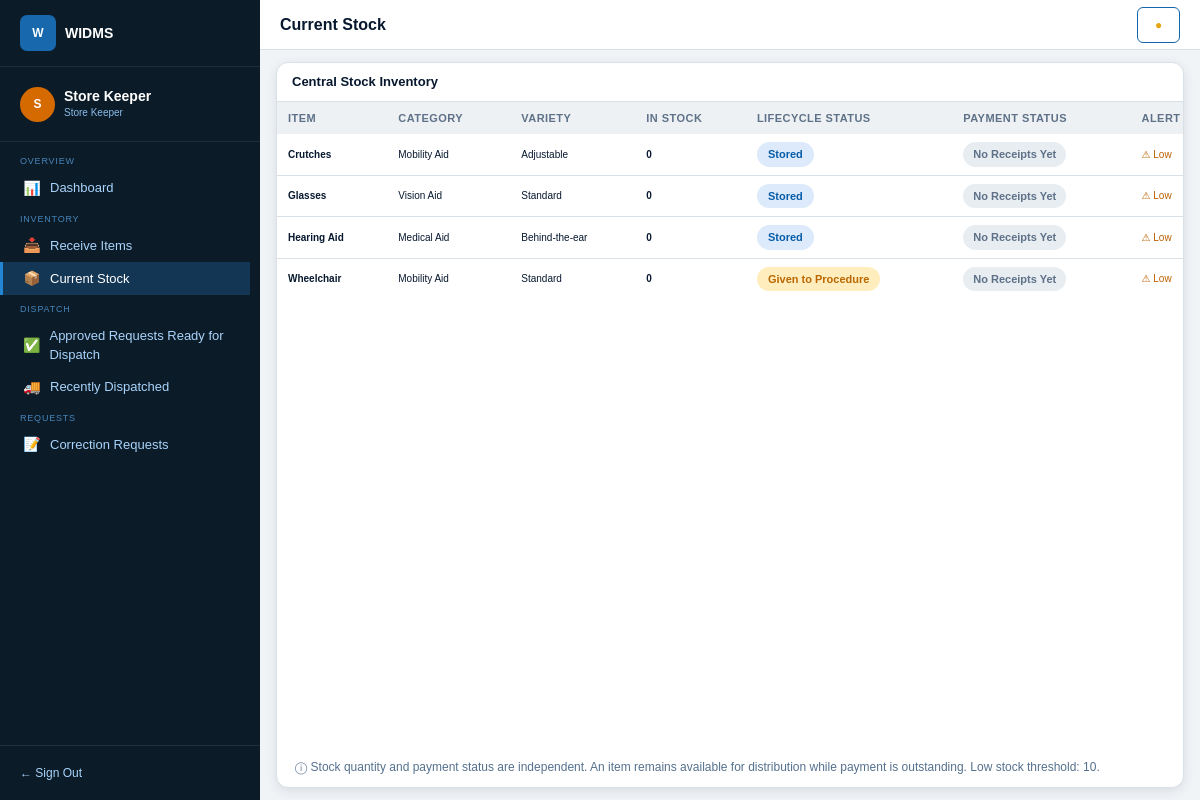
The app's page /dashboard.php?page=current-stock (signed in) with its own data.
### tables this page shows
CREATE TABLE IF NOT EXISTS inventory_items (
    id INT UNSIGNED AUTO_INCREMENT PRIMARY KEY,
    item_name VARCHAR(100) NOT NULL,
    category VARCHAR(100) NOT NULL DEFAULT 'General Aid',
    variety VARCHAR(100) NOT NULL DEFAULT '',
    lifecycle_status ENUM('stored', 'given-to-procedure') NOT NULL DEFAULT 'stored',
    quantity INT UNSIGNED NOT NULL DEFAULT 0,
    updated_at TIMESTAMP NOT NULL DEFAULT CURRENT_TIMESTAMP ON UPDATE CURRENT_TIMESTAMP,
    UNIQUE KEY uq_inventory_item_variety (item_name, variety)
);

CREATE TABLE IF NOT EXISTS system_settings (
    id INT UNSIGNED AUTO_INCREMENT PRIMARY KEY,
    setting_key VARCHAR(100) NOT NULL UNIQUE,
    setting_value VARCHAR(255) NOT NULL,
    setting_type ENUM('integer', 'boolean', 'string') NOT NULL,
    setting_group ENUM('general', 'notification') NOT NULL,
    description VARCHAR(255) NOT NULL,
    updated_by INT UNSIGNED NULL,
    created_at TIMESTAMP NOT NULL DEFAULT CURRENT_TIMESTAMP,
    updated_at TIMESTAMP NOT NULL DEFAULT CURRENT_TIMESTAMP ON UPDATE CURRENT_TIMESTAMP,
    CONSTRAINT fk_settings_updated_by FOREIGN KEY (updated_by) REFERENCES users(id) ON DELETE SET NULL,
    INDEX idx_settings_group (setting_group)
);

### public/dashboard.php (called while the page is built, shortened)
<?php
$adminPages = [
    'dashboard' => __DIR__ . '/../modules/admin/dashboard.php',
    'pending-approvals' => __DIR__ . '/../modules/admin/pending-approvals.php',
    'users' => __DIR__ . '/../modules/admin/users.php',
    'system-config' => __DIR__ . '/../modules/admin/system-config.php',
    'correction-requests' => __DIR__ . '/../modules/admin/correction-requests.php',
];
$socialOfficerPages = [
    'dashboard' => __DIR__ . '/../modules/social-service-officer/dashboard.php',
    'aid-requests' => __DIR__ . '/../modules/social-service-officer/aid-requests.php',
];
$requestedPage = (string) ($_GET['page'] ?? 'dashboard');
$storeKeeperPages = [
    'dashboard' => __DIR__ . '/../modules/store-keeper/dashboard.php',
    'receive-items' => __DIR__ . '/../modules/store-keeper/receive-items.php',
    'current-stock' => __DIR__ . '/../modules/store-keeper/current-stock.php',
    'correction-requests' => __DIR__ . '/../modules/store-keeper/correction-requests.php',
    'approved-dispatches' => __DIR__ . '/../modules/store-keeper/approved-dispatches.php',
    'recent-dispatches' => __DIR__ . '/../modules/store-keeper/recent-dispatches.php',
];
$dashboards = [
    'admin' => $adminPages[$requestedPage] ?? $adminPages['dashboard'],
    'subject-officer' => __DIR__ . '/../modules/subject-officer/dashboard.php',
    'store-keeper' => $storeKeeperPages[$requestedPage] ?? $storeKeeperPages['dashboard'],
    'social-service-officer' => $socialOfficerPages[$requestedPage] ?? $socialOfficerPages['dashboard'],
];
$dashboard = $dashboards[$_SESSION['role']] ?? null;
require $dashboard;

### config/database.php (called while the page is built, shortened)
<?php
function database(): PDO
{
    static $connection = null;
    if ($connection instanceof PDO) {
        return $connection;
    }
    $dsn = sprintf(
        'mysql:host=%s;port=%s;dbname=%s;charset=utf8mb4',
        DB_HOST,
        DB_PORT,
        DB_NAME
    );
    $connection = new PDO($dsn, DB_USER, DB_PASS, [
        PDO::ATTR_ERRMODE => PDO::ERRMODE_EXCEPTION,
        PDO::ATTR_DEFAULT_FETCH_MODE => PDO::FETCH_ASSOC,
        PDO::ATTR_EMULATE_PREPARES => false,
    ]);
    return $connection;
}

### modules/store-keeper/current-stock.php (the view, shortened to what this page needs)
<?php
require_once __DIR__ . '/../../config/database.php';
$stockItems = [];
$lowStockThreshold = 10;
try {
    $thresholdStatement = database()->prepare("SELECT setting_value FROM system_settings WHERE setting_key = 'low_stock_threshold' LIMIT 1");
    $thresholdStatement->execute();
    $configuredThreshold = $thresholdStatement->fetchColumn();
    if ($configuredThreshold !== false) {
        $lowStockThreshold = max(0, (int) $configuredThreshold);
    }
    $stockItems = database()->query(
        "SELECT i.id, i.item_name, i.category, i.variety, i.quantity, i.lifecycle_status,
                COUNT(r.id) AS receipt_count,
                COALESCE(SUM(r.paid_amount), 0) AS total_paid,
                COALESCE(SUM(r.balance_amount), 0) AS total_balance
         FROM inventory_items i
         LEFT JOIN stock_receipts r ON r.item_id = i.id
         GROUP BY i.id, i.item_name, i.category, i.variety, i.quantity, i.lifecycle_status
         ORDER BY i.item_name, i.variety"
    )->fetchAll();
} catch (PDOException $exception) {
    error_log($exception->getMessage());
    $loadError = 'Unable to load current stock. Import database/migration_current_stock.sql first.';
}
function inventoryPaymentStatus(array $item): string
{
    if ((int) $item['receipt_count'] === 0) return 'no-receipts';
    return 'partially-paid';
}
$paymentLabels = [
    'fully-paid' => 'Fully Paid',
    'partially-paid' => 'Partially Paid',
    'unpaid' => 'Outstanding — Not Yet Paid',
    'no-receipts' => 'No Receipts Yet',
];
$lifecycleLabels = ['stored' => 'Stored', 'given-to-procedure' => 'Given to Procedure'];
?>
<!doctype html>
<html lang="en">
<head>
    <link href="https://cdn.jsdelivr.net/npm/bootstrap@5.3.3/dist/css/bootstrap.min.css" rel="stylesheet">
    <link href="assets/css/admin-dashboard.css" rel="stylesheet">
</head>
<body class="store-page store-stock-page">
<?php require __DIR__ . '/../../includes/store-keeper-sidebar.php'; ?>
<div class="admin-shell">
    <header class="topbar"><div class="d-flex align-items-center gap-3"><h1>Current Stock</h1></div><div class="topbar-actions"><button class="notification-button" type="button" aria-label="Notifications">●</button></div></header>
    <main class="dashboard-content current-stock-page">
        <section class="current-stock-card">
            <div class="current-stock-header"><h2>Central Stock Inventory</h2></div>
            <div class="current-stock-table-wrap"><table class="current-stock-table">
                <thead><tr><th>Item</th><th>Category</th><th>Variety</th><th>In Stock</th><th>Lifecycle Status</th><th>Payment Status</th><th>Alert</th></tr></thead>
                <tbody>
                <?php if ($stockItems === []): ?><tr><td colspan="7" class="empty-table">No inventory items found.</td></tr>
                <?php else: foreach ($stockItems as $item): $paymentStatus = inventoryPaymentStatus($item); $isLow = (int) $item['quantity'] <= $lowStockThreshold; ?>
                    <tr>
                        <td><strong><?= htmlspecialchars($item['item_name'], ENT_QUOTES, 'UTF-8') ?></strong></td>
                        <td><?= htmlspecialchars($item['category'], ENT_QUOTES, 'UTF-8') ?></td>
                        <td><?= htmlspecialchars($item['variety'] ?: 'Standard', ENT_QUOTES, 'UTF-8') ?></td>
                        <td><strong><?= (int) $item['quantity'] ?></strong></td>
                        <td><span class="lifecycle-badge <?= htmlspecialchars($item['lifecycle_status'], ENT_QUOTES, 'UTF-8') ?>"><?= htmlspecialchars($lifecycleLabels[$item['lifecycle_status']] ?? ucfirst($item['lifecycle_status']), ENT_QUOTES, 'UTF-8') ?></span></td>
                        <td><span class="payment-badge <?= $paymentStatus ?>"><?= htmlspecialchars($paymentLabels[$paymentStatus], ENT_QUOTES, 'UTF-8') ?></span></td>
                        <td><?= $isLow ? '<span class="low-alert">⚠ Low</span>' : '—' ?></td>
                    </tr>
                <?php endforeach; endif; ?>
                </tbody>
            </table></div>
            <p class="stock-table-note">ⓘ Stock quantity and payment status are independent. An item remains available for distribution while payment is outstanding. Low stock threshold: <?= $lowStockThreshold ?>.</p>
        </section>
    </main>
</div>
</body></html>

### public/assets/css/admin-dashboard.css (style rules this page uses)
:root { --sidebar: #0c1b28; --sidebar-active: #143655; --blue: #1466ad; --page: #f1f4f7; --border: #d9e0e6; --ink: #07182f; --muted: #62768e; }
* { box-sizing: border-box; }
body { margin: 0; color: var(--ink); background: var(--page); font-family: Arial, Helvetica, sans-serif; font-size: 13px; overflow: hidden; }
.admin-shell { height: 100vh; margin-left: 260px; overflow: hidden; }
.topbar { position: sticky; top: 0; z-index: 900; display: flex; height: 58px; padding: 0 28px; align-items: center; justify-content: space-between; background: #fff; border-bottom: 1px solid var(--border); }
.topbar h1 { margin: 0; font-size: 19px; font-weight: 700; }
.topbar-actions { display: flex; align-items: center; gap: 8px; }
.notification-button { position: relative; width: 43px; height: 36px; color: #e6a512; background: white; border: 1px solid var(--blue); border-radius: 6px; }
.dashboard-content { height: calc(100vh - 58px); padding: 24px 26px; overflow-y: auto; }
.payment-badge { display: inline-block; padding: 4px 10px; border-radius: 14px; white-space: nowrap; font-size: 11px; font-weight: 700; }
.stock-table-note { margin: 0; padding: 11px 18px; color: #55718e; font-size: 12px; }
.current-stock-page { padding-top: 25px; }
.current-stock-card { overflow: hidden; background: #fff; border: 1px solid var(--border); border-radius: 12px; box-shadow: 0 3px 12px rgba(13, 32, 50, .1); }
.current-stock-header { padding: 20px; border-bottom: 1px solid var(--border); }
.current-stock-header h2 { margin: 0; font-size: 16px; font-weight: 700; }
.current-stock-table-wrap { overflow-x: auto; }
.current-stock-table { width: 100%; min-width: 940px; border-collapse: collapse; font-size: 14px; }
.current-stock-table th { padding: 13px 16px; color: #5e7188; background: #eef1f4; font-size: 11px; letter-spacing: .45px; text-align: left; text-transform: uppercase; }
.current-stock-table td { padding: 13px 16px; border-bottom: 1px solid var(--border); }
.current-stock-table tbody tr:last-child td { border-bottom: 0; }
.lifecycle-badge { display: inline-block; padding: 4px 11px; border-radius: 14px; font-size: 11px; font-weight: 700; }
.lifecycle-badge.stored { color: #075ca8; background: #dceafb; }
.lifecycle-badge.given-to-procedure { color: #b96700; background: #ffedbd; }
.payment-badge.no-receipts { color: #5e7188; background: #e8edf2; }
.low-alert { color: #bc5f00; white-space: nowrap; }
@media (min-width: 1200px) { .store-page { font-size: 12px; } }
@media (min-width: 1200px) { .store-page .topbar { height: 50px; padding: 0 20px; } }
@media (min-width: 1200px) { .store-page .topbar h1 { font-size: 16px; } }
@media (min-width: 1200px) { .store-page .dashboard-content { height: calc(100vh - 50px); padding: 12px 16px; overflow: hidden; } }
@media (min-width: 1200px) { .store-stock-page .current-stock-page, .store-dispatch-page .dispatch-page { display: flex; } }
@media (min-width: 1200px) { .store-stock-page .current-stock-card, .store-dispatch-page .dispatch-card { display: flex; width: 100%; min-height: 0; flex-direction: column; } }
@media (min-width: 1200px) { .store-stock-page .current-stock-header, .store-dispatch-page .dispatch-card-header { padding: 11px 15px; } }
@media (min-width: 1200px) { .store-stock-page .current-stock-header h2, .store-dispatch-page .dispatch-card-header h2 { font-size: 13px; } }
@media (min-width: 1200px) { .store-stock-page .current-stock-table-wrap, .store-dispatch-page .dispatch-table-wrap { flex: 1 1 auto; min-height: 0; overflow: auto; } }
@media (min-width: 1200px) { .store-stock-page .current-stock-table, .store-dispatch-page .dispatch-table { font-size: 10px; } }
@media (min-width: 1200px) { .store-stock-page .current-stock-table th, .store-stock-page .current-stock-table td, .store-dispatch-page .dispatch-table th, .store-dispatch-page .dispatch-table td { padding: 8px 11px; } }

### records on screen
inventory_items: item_name "Crutches", category "Mobility Aid", variety "Adjustable", quantity "0", lifecycle_status "Stored", paymentStatus "No Receipts Yet", shows "⚠ Low"
inventory_items: item_name "Glasses", category "Vision Aid", variety "Standard", quantity "0", lifecycle_status "Stored", paymentStatus "No Receipts Yet", shows "⚠ Low"
inventory_items: item_name "Hearing Aid", category "Medical Aid", variety "Behind-the-ear", quantity "0", lifecycle_status "Stored", paymentStatus "No Receipts Yet", shows "⚠ Low"
inventory_items: item_name "Wheelchair", category "Mobility Aid", variety "Standard", quantity "0", lifecycle_status "Given to Procedure", paymentStatus "No Receipts Yet", shows "⚠ Low"
system_settings: setting_value "10"

### other values on screen
substr($keeperName, 0, 1) "S"
$keeperName "Store Keeper"
$section "OVERVIEW"
$item['icon'] "📊"
$item['label'] "Dashboard"
$section "INVENTORY"
$item['icon'] "📥"
$item['label'] "Receive Items"
$item['icon'] "📦"
$item['label'] "Current Stock"
$section "DISPATCH"
$item['icon'] "✅"
$item['label'] "Approved Requests Ready for Dispatch"
$item['icon'] "🚚"
$item['label'] "Recently Dispatched"
